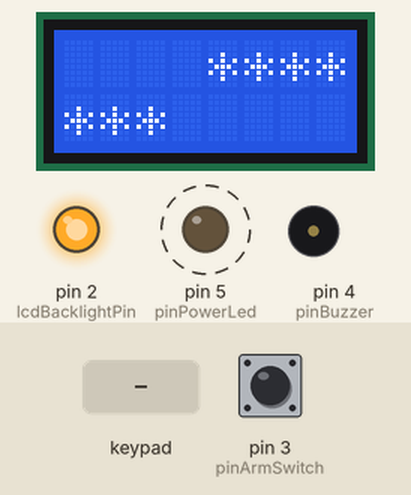
Simulated run of this program. Board: Arduino Nano, built with avr-gcc and run on an emulated ATmega328P. Shown: 8×2 character LCD, output pins drawn as LEDs (lit = HIGH), buzzer (waves = sounding). Dashed ring = blinking. The inputs (shaded band) are chosen by the test bench; at power-on: pin 3 (pinArmSwitch) HIGH. Sleep ends after the set time or at an interrupt; what the program prints to the serial monitor is not drawn.

Above: at 0.87 s.
1.3 s: keypad keys 1 3 9 7 2 2 2 pressed 0.4 s apart
At 4.23 s:
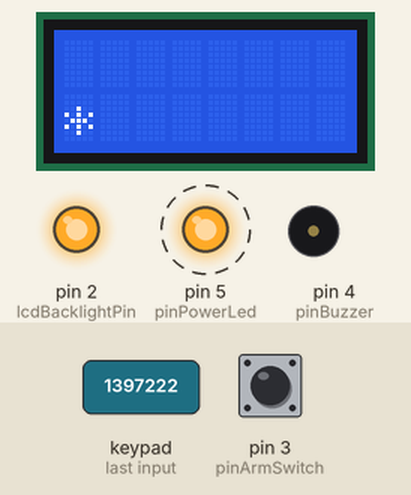
5.6 s: key '2' pressed
At 6.12 s:
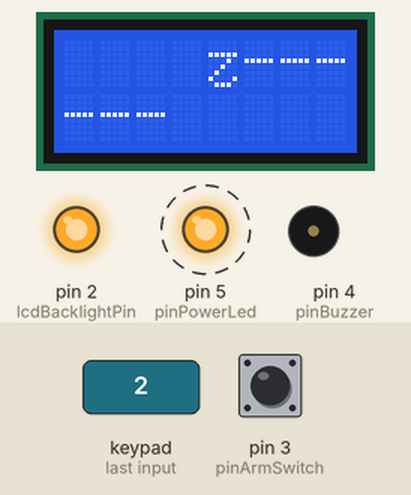
7.5 s: keypad keys 1 1 6 7 9 pressed 0.4 s apart
At 8.12 s:
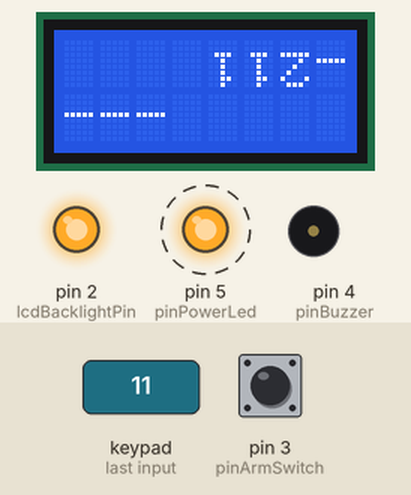
11.0 s: keypad keys 1 3 9 7 2 2 2 # pressed 0.4 s apart
At 11.62 s:
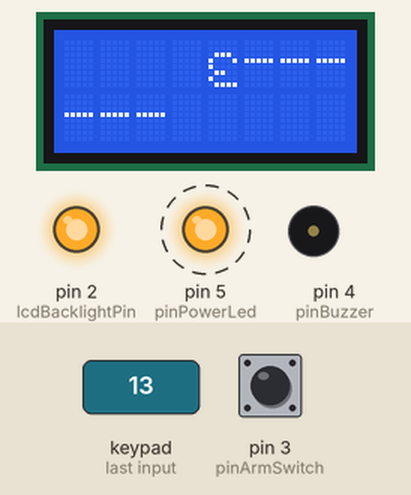
15.7 s: keypad keys 1 0 1 2 8 # pressed 0.4 s apart
At 17.12 s:
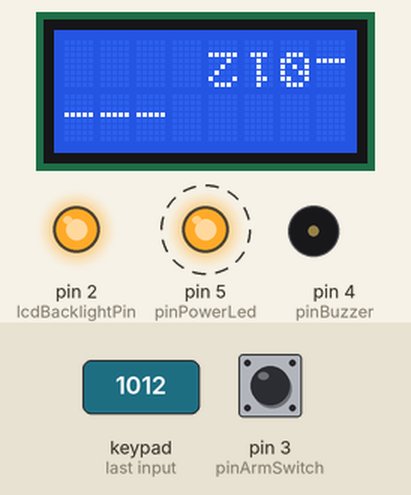
19.6 s: keypad keys * * * * * * * pressed 0.4 s apart
At 19.88 s:
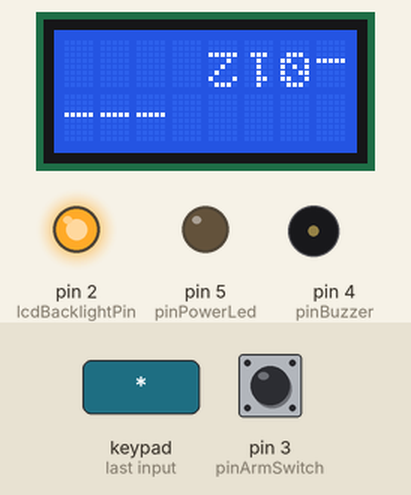
Timing chart, 0 to 45.4 s (numbered marks = the images above; inputs shaded):
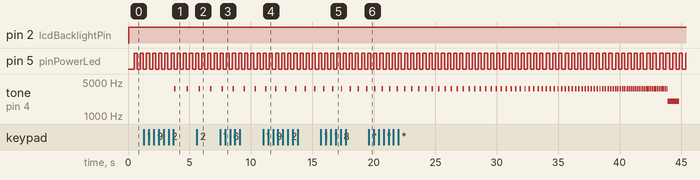

Measured:
- after the input at 1.3 s, tone on pin 4 (pinBuzzer): alternates 3600 Hz for 0.12 s and silent for 0.88 s, starting after 2.5 s; the display: first changes at once (image 1 shows a later state)
- after the input at 5.6 s, the display: changes at once (image 2)
- after the input at 7.5 s, the display: first changes at once (image 3 shows a later state)
- after the input at 11.0 s, the display: first changes at once (image 4 shows a later state)
- after the input at 15.7 s, the display: first changes after 0.07 s (image 5 shows a later state)
- after the input at 19.6 s, the display: changes at once (image 6)
- by itself, pin 5 (pinPowerLed): moves between LOW and HIGH, repeating every 8.1 s

The program:

main.cpp
```cpp
#include <Arduino.h>
#include <Keypad.h>
#include <LiquidCrystal.h>
#include <avr/sleep.h>
#include <avr/interrupt.h>
#include "SafeString.h"
#include "FlippedLCD.h"

// TODO - normal lcd orientation not working
#define LCD_FLIPPED

// general pins
const int pinArmSwitch = 3;
const int pinPowerLed = 5;
const int pinBuzzer = 4;

// inputs
unsigned long lastCheck = 0;
const unsigned long checkInterval = 5;

// states
enum State
{
  DISARMED,
  ARMED,
  TICKING,
  BLOWN,
  DEFUSED
};

State state = DISARMED;

// codes
const int codeLength = 7;
SafeString code = SafeString(codeLength + 1);       // code needed to defuse the bomb
SafeString defuseCode = SafeString(codeLength + 1); // defuse code entered;

// keypad
const byte ROWS = 4;
const byte COLS = 3;

byte rowPins[ROWS] = {11, 6, 7, 9};
byte colPins[COLS] = {10, 12, 8};

char keys[ROWS][COLS] = {
    {'1', '2', '3'},
    {'4', '5', '6'},
    {'7', '8', '9'},
    {'*', '0', '#'}};

Keypad keypad = Keypad(makeKeymap(keys), rowPins, colPins, ROWS, COLS);

// lcd pins
const int lcdRsPin = A4;
const int lcdEPin = A5;
const int lcdD4Pin = A3;
const int lcdD5Pin = A2;
const int lcdD6Pin = A1;
const int lcdD7Pin = A0;
const int lcdBacklightPin = 2;
const unsigned int lcdTimeoutDelay = 5000; // lcd timeout delay in ms

// lcd
LiquidCrystal lcd(lcdRsPin, lcdEPin, lcdD4Pin, lcdD5Pin, lcdD6Pin, lcdD7Pin);
#ifdef LCD_FLIPPED
FlippedLCD fLCD(lcd);
#endif

// beeps
// TODO - frequency hz
const unsigned int beepDuration = 120;       // the beep duration in ms (beeps in cs last 120ms)
const unsigned int blowingBeepDuration = 40; // the beep duration when blowing in ms (blowing beeps in cs last 40ms)
const int countDownBeepsFreq = 3600;         // beep frequency in hz
const unsigned long fTimerMax = 40000;       // max timer until detonation in ms
const int blowingBeepsFreq = 2000;           // blowing beep frequency in hz
const int blowingBeepsDelay = 80;            // blowing beep delay
const int blowingBeepsMax = 12;              // final beeps after relay sound before bomb blows

unsigned long lastBlink = 0;
const unsigned long blinkDelay = 500;
const unsigned long blinkDuration = 250;

/// @brief power led, always blinks when there is power
void blinkPowerLed()
{
  if (millis() - lastBlink >= blinkDelay)
  {
    digitalWrite(pinPowerLed, HIGH);
    lastBlink = millis();
  }
  else if (millis() - lastBlink >= blinkDuration)
  {
    digitalWrite(pinPowerLed, LOW);
  }
}

inline void lcdSetCursor(int col, int row)
{
#ifndef LCD_FLIPPED
  lcd.setCursor(col, row);
#else
  fLCD.setCursor(col, row);
#endif
}

inline void lcdPrint(const char ch, int col, int row)
{
#ifndef LCD_FLIPPED
  lcdSetCursor(col, row);
  lcd.print(ch);
#else
  fLCD.printFlipped(ch, col, row);
#endif
}

inline void lcdPrint(const char str[])
{
#ifndef LCD_FLIPPED
  lcd.print(str);
#else
  fLCD.printFlipped(str);
#endif
}

inline void lcdOff()
{
  digitalWrite(lcdBacklightPin, LOW);
}

inline void lcdOn()
{
  digitalWrite(lcdBacklightPin, HIGH);
  Serial.println("lcd on");
}

unsigned long lcdLastOn = 0;

inline void setLcdLastOn() {
  lcdLastOn = millis();
}

void lcdTimeout() {
  if (millis() - lcdLastOn >= lcdTimeoutDelay) lcdOff();
}


/// @brief maps keypad input to string passed as argument
/// @param string
/// @return
bool inputKey(SafeString &string)
{
  char key = keypad.getKey();

  if (key)
  {
    if (key != '*' && key != '#' && string.length() < codeLength) // append char
    {
      if (string.length() == 0)
        lcd.clear();

      string.appendChar(key); // append the character to the stored code
      Serial.println("key pressed: " + String(key));
    }
    else if (key == '*' && string.length() > 0) // clear char
    {
      string.deleteLast();
    }

    SafeString output(16);
    for (int i = 0; i < 7; i++)
    {
      if (i < 7 - string.length())
        output.appendChar('-'); // append dashes up to the entered text
      else
        output.appendChar(string.getData()[i - (7 - string.length())]); // append entered code after the dashes
    }

    lcdSetCursor(5, 0);
    lcdPrint(output.getData()); // print the pressed key
  }

  return false;
}

/// @brief prints asterisks as a code placeholder
inline void printCodePlaceholder()
{
  lcd.clear();
  lcdSetCursor(5, 0);  // center it
  lcdPrint("*******"); // print asterisks
  lcdSetCursor(0, 0);
}

void armed()
{
  Serial.println("ARMED");
  code.clear(); // clear entered code

  bool codeEntered = true;

  while (state == ARMED)
  {
    unsigned long now = millis();

    if (now - lastCheck >= checkInterval)
    {
      inputKey(code);
      if (code.length() > 0)
        codeEntered = true;
      else if (code.length() == 0 && codeEntered) // check if code has been entered and cleared
      {
        printCodePlaceholder(); // print asterisks
        codeEntered = false;
      }

      if (code.length() == codeLength)
      {
        // printCodePlaceholder();
        state = TICKING; // code is 7 characters so we start the timer
        Serial.println("starting timer :3");
        return;
      }

      if (digitalRead(pinArmSwitch) == LOW)
        state = DISARMED;
    }

    blinkPowerLed();
  }
}

void ticking()
{
  float fLastBeep = 0; // time of last beep in ms
  unsigned long startTime = millis();
  unsigned long fTimer = millis() - startTime; // current timer in ms
  int blowingBeeps = 0;                        // final blowing beeps sounded

  defuseCode.clear(); // clear entered code

  float fDelay = 0;

  const int movingDelay = 50;
  const int minMoveCounter = 0;
  const int maxMoveCounter = 15;
  int lastMoved = millis();
  int moveCounter = 0;
  bool moveRight = true;

  while (state == TICKING)
  {
    if ((fTimer - fLastBeep) >= fDelay)
    {
      float fComplete = 1.0 - (float)fTimer / float(fTimerMax); // percentage completion
      float fFreq = max(0.1 + 0.9 * fComplete, 0.15);           // frequency of the beeps
      fDelay = fFreq * 1000;                                    // delay in ms
      Serial.println(String(fComplete) + " " + String(fFreq) + " " + String(fDelay));

      tone(pinBuzzer, countDownBeepsFreq, beepDuration);                                                 // beep
      Serial.println("beep " + String(fTimer) + " time since last beep: " + String(fTimer - fLastBeep)); // for debugging
      fLastBeep = fTimer;

      // boom
      if (fTimer >= fTimerMax) // timer expired
      {
        lcd.clear();
        lcdSetCursor(2, 0);
        lcdPrint("BYE BYE :3");

        // final blowing beeps
        while (blowingBeeps < blowingBeepsMax)
        {
          tone(pinBuzzer, blowingBeepsFreq, blowingBeepDuration);
          blowingBeeps++;
          delay(blowingBeepsDelay);
          blinkPowerLed();
        }
        state = BLOWN;
        setLcdLastOn();
        return;
      }
    }

    inputKey(defuseCode);

    if (defuseCode.length() == 0 && millis() - lastMoved >= movingDelay) // move placeholder across the screen like in cs
    {
      lcd.clear();
      lcdPrint('*', moveCounter, 0);
      lastMoved = millis();
      // moveCounter = (moveCounter + 1) % 9;

      // ping pong
      moveCounter += moveRight ? 1 : -1;
      if (moveCounter > maxMoveCounter)
      {
        moveRight = false;
        moveCounter = maxMoveCounter - 1;
      }
      if (moveCounter < minMoveCounter)
      {
        moveRight = true;
        moveCounter = minMoveCounter + 1;
      }
    }
    else if (defuseCode.length() == 7)
    {
      if (strcmp(defuseCode.getData(), code.getData()) == 0) // codes match
      {
        lcd.clear();
        lcdSetCursor(4, 0);
        lcdPrint("DEFUSED");
        state = DEFUSED;
        setLcdLastOn();
      }
      else // incorrect code entered
      {
        defuseCode.clear(); // clear entered code
        printCodePlaceholder();
      }
    }

    blinkPowerLed();
    fTimer = millis() - startTime; // current timer in ms
  }
}

volatile bool wakeUp = false;

void wakeISR() {
  wakeUp = true;
}

void enterSleep() {
  wakeUp = false;

  set_sleep_mode(SLEEP_MODE_PWR_DOWN);
  noInterrupts();

  sleep_enable();
  interrupts();
  sleep_cpu();

  sleep_disable();
}

void setup()
{
  Serial.begin(9600);
  lcd.begin(LCD_COLS, LCD_ROWS);
  lcdPrint("hi :3");
  pinMode(pinArmSwitch, INPUT);
  pinMode(pinPowerLed, OUTPUT);
  pinMode(pinBuzzer, OUTPUT);
  pinMode(lcdBacklightPin, OUTPUT);
  attachInterrupt(digitalPinToInterrupt(pinArmSwitch), wakeISR, RISING);
}

void loop()
{
  switch (state)
  {
  case DISARMED:
    lcd.clear(); // clear lcd
    lcdOff();
    if (digitalRead(pinArmSwitch) == HIGH) // check arm switch
    {
      state = ARMED;
      lcdOn();
    }
    enterSleep();
    break;
  case ARMED:
    armed();
    break;
  case TICKING:
    ticking();
    break;
  case BLOWN:
    if (digitalRead(pinArmSwitch) == LOW) // have to flip switch off and on to arm it again
      state = DISARMED;
    lcdTimeout();
    break;
  case DEFUSED:
    if (digitalRead(pinArmSwitch) == LOW) // have to flip switch off and on to arm it again
      state = DISARMED;
    lcdTimeout();
    break;
  }

  blinkPowerLed();
  delay(50);
}
```

FlippedChars.cpp
```cpp
#include "FlippedChars.h"

uint8_t FLIPPED_A[8] = {0b00000, 0b00000, 0b10001, 0b10001, 0b11111, 0b01010, 0b01010, 0b00100};
uint8_t FLIPPED_B[8] = {0b00000, 0b00000, 0b01111, 0b10001, 0b10001, 0b01111, 0b10001, 0b01111};
uint8_t FLIPPED_C[8] = {0b00000, 0b00000, 0b01110, 0b10001, 0b00001, 0b00001, 0b10001, 0b01110};
uint8_t FLIPPED_D[8] = {0b00000, 0b00000, 0b00111, 0b01001, 0b10001, 0b10001, 0b01001, 0b00111};
uint8_t FLIPPED_E[8] = {0b00000, 0b00000, 0b11111, 0b00001, 0b00001, 0b01111, 0b00001, 0b11111};
uint8_t FLIPPED_F[8] = {0b00000, 0b00000, 0b00001, 0b00001, 0b00001, 0b01111, 0b00001, 0b11111};
uint8_t FLIPPED_G[8] = {0b00000, 0b00000, 0b01110, 0b10001, 0b11101, 0b00001, 0b10001, 0b01110};
uint8_t FLIPPED_H[8] = {0b00000, 0b00000, 0b10001, 0b10001, 0b10001, 0b11111, 0b10001, 0b10001};
uint8_t FLIPPED_I[8] = {0b00000, 0b00000, 0b01110, 0b00100, 0b00100, 0b00100, 0b00100, 0b01110};
uint8_t FLIPPED_J[8] = {0b00000, 0b00000, 0b00110, 0b01001, 0b01000, 0b01000, 0b01000, 0b11100};
uint8_t FLIPPED_K[8] = {0b00000, 0b00000, 0b10001, 0b10001, 0b01001, 0b00111, 0b01001, 0b10001};
uint8_t FLIPPED_L[8] = {0b00000, 0b00000, 0b11111, 0b00001, 0b00001, 0b00001, 0b00001, 0b00001};
uint8_t FLIPPED_M[8] = {0b00000, 0b00000, 0b10001, 0b10001, 0b10101, 0b10101, 0b11011, 0b10001};
uint8_t FLIPPED_N[8] = {0b00000, 0b00000, 0b10001, 0b10001, 0b11001, 0b10101, 0b10011, 0b10001};
uint8_t FLIPPED_O[8] = {0b00000, 0b00000, 0b01110, 0b10001, 0b10001, 0b10001, 0b10001, 0b01110};
uint8_t FLIPPED_P[8] = {0b00000, 0b00000, 0b00001, 0b00001, 0b01111, 0b10001, 0b10001, 0b01111};
uint8_t FLIPPED_Q[8] = {0b00000, 0b00000, 0b11110, 0b11001, 0b10001, 0b10001, 0b10001, 0b01110};
uint8_t FLIPPED_R[8] = {0b00000, 0b00000, 0b10001, 0b01001, 0b01111, 0b10001, 0b10001, 0b01111};
uint8_t FLIPPED_S[8] = {0b00000, 0b00000, 0b01111, 0b10000, 0b10000, 0b01110, 0b00001, 0b11110};
uint8_t FLIPPED_T[8] = {0b00000, 0b00000, 0b00100, 0b00100, 0b00100, 0b00100, 0b00100, 0b11111};
uint8_t FLIPPED_U[8] = {0b00000, 0b00000, 0b01110, 0b10001, 0b10001, 0b10001, 0b10001, 0b10001};
uint8_t FLIPPED_V[8] = {0b00000, 0b00000, 0b00100, 0b01010, 0b10001, 0b10001, 0b10001, 0b10001};
uint8_t FLIPPED_W[8] = {0b00000, 0b00000, 0b10001, 0b11011, 0b10101, 0b10101, 0b10001, 0b10001};
uint8_t FLIPPED_X[8] = {0b00000, 0b00000, 0b10001, 0b01010, 0b00100, 0b00100, 0b01010, 0b10001};
uint8_t FLIPPED_Y[8] = {0b00000, 0b00000, 0b00100, 0b00100, 0b00100, 0b01010, 0b10001, 0b10001};
uint8_t FLIPPED_Z[8] = {0b00000, 0b00000, 0b11111, 0b00001, 0b00010, 0b00100, 0b01000, 0b11111};

// ===== Digits 0–9 =====
uint8_t FLIPPED_0[8] = {0b00000, 0b00000, 0b01110, 0b11001, 0b10101, 0b10011, 0b11001, 0b01110};
uint8_t FLIPPED_1[8] = {0b00000, 0b00000, 0b01110, 0b00100, 0b00100, 0b00100, 0b00110, 0b00100};
uint8_t FLIPPED_2[8] = {0b00000, 0b00000, 0b11111, 0b00010, 0b00100, 0b01000, 0b10001, 0b01110};
uint8_t FLIPPED_3[8] = {0b00000, 0b00000, 0b01110, 0b10001, 0b10000, 0b01100, 0b10000, 0b01111};
uint8_t FLIPPED_4[8] = {0b00000, 0b00000, 0b01000, 0b01000, 0b11111, 0b01010, 0b01100, 0b01000};
uint8_t FLIPPED_5[8] = {0b00000, 0b00000, 0b01110, 0b10001, 0b10000, 0b01111, 0b00001, 0b11111};
uint8_t FLIPPED_6[8] = {0b00000, 0b00000, 0b01110, 0b10001, 0b01111, 0b00001, 0b00010, 0b01100};
uint8_t FLIPPED_7[8] = {0b00000, 0b00000, 0b00010, 0b00010, 0b00100, 0b01000, 0b10000, 0b11111};
uint8_t FLIPPED_8[8] = {0b00000, 0b00000, 0b01110, 0b10001, 0b10001, 0b01110, 0b10001, 0b01110};
uint8_t FLIPPED_9[8] = {0b00000, 0b00000, 0b00110, 0b01000, 0b10000, 0b11110, 0b10001, 0b01110};

// ===== Symbols =====
uint8_t FLIPPED_STAR[8] = {0b00000, 0b00000, 0b00100, 0b10101, 0b01110, 0b10101, 0b00100, 0b00000};
uint8_t FLIPPED_UNDERSCORE[8] = {0b00000, 0b00000, 0b11111, 0b00000, 0b00000, 0b00000, 0b00000, 0b00000};
uint8_t FLIPPED_DASH[8] = {0b00000, 0b00000, 0b00000, 0b11111, 0b00000, 0b00000, 0b00000, 0b00000};
uint8_t FLIPPED_COLON[8] = {0b00000, 0b00000, 0b00100, 0b00000, 0b00000, 0b00100, 0b00000, 0b00000};
```

FlippedChars.h
```cpp
#pragma once
#include <Arduino.h>

// Letters A–Z
extern uint8_t FLIPPED_A[8];
extern uint8_t FLIPPED_B[8];
extern uint8_t FLIPPED_C[8];
extern uint8_t FLIPPED_D[8];
extern uint8_t FLIPPED_E[8];
extern uint8_t FLIPPED_F[8];
extern uint8_t FLIPPED_G[8];
extern uint8_t FLIPPED_H[8];
extern uint8_t FLIPPED_I[8];
extern uint8_t FLIPPED_J[8];
extern uint8_t FLIPPED_K[8];
extern uint8_t FLIPPED_L[8];
extern uint8_t FLIPPED_M[8];
extern uint8_t FLIPPED_N[8];
extern uint8_t FLIPPED_O[8];
extern uint8_t FLIPPED_P[8];
extern uint8_t FLIPPED_Q[8];
extern uint8_t FLIPPED_R[8];
extern uint8_t FLIPPED_S[8];
extern uint8_t FLIPPED_T[8];
extern uint8_t FLIPPED_U[8];
extern uint8_t FLIPPED_V[8];
extern uint8_t FLIPPED_W[8];
extern uint8_t FLIPPED_X[8];
extern uint8_t FLIPPED_Y[8];
extern uint8_t FLIPPED_Z[8];

// Digits 0–9
extern uint8_t FLIPPED_0[8];
extern uint8_t FLIPPED_1[8];
extern uint8_t FLIPPED_2[8];
extern uint8_t FLIPPED_3[8];
extern uint8_t FLIPPED_4[8];
extern uint8_t FLIPPED_5[8];
extern uint8_t FLIPPED_6[8];
extern uint8_t FLIPPED_7[8];
extern uint8_t FLIPPED_8[8];
extern uint8_t FLIPPED_9[8];

// Symbols
extern uint8_t FLIPPED_STAR[8];
extern uint8_t FLIPPED_UNDERSCORE[8];
extern uint8_t FLIPPED_DASH[8];
extern uint8_t FLIPPED_COLON[8];
```

SafeString.cpp
```cpp
#include "SafeString.h"

SafeString::SafeString(int size) {
    capacity = size;
    data = new char[capacity];
    data[0] = '\0';
    len = 0;
}

SafeString::~SafeString() {
    delete[] data;
}

void SafeString::appendChar(char c) {
    if (len < capacity - 1) {
        data[len] = c;
        data[len + 1] = '\0';
        len++;
    }
}

void SafeString::deleteLast() {
    if (len > 0) {
        len--;
        data[len] = '\0';
    }
}

void SafeString::clear() {
    data[0] = '\0';
    len = 0;
}

int SafeString::length() {
    return len;
}

const char* SafeString::getData() {
    return data;
}
```

SafeString.h
```cpp
#ifndef SAFESTRING_H
#define SAFESTRING_H

class SafeString {
    private:
        char* data;
        int capacity;
        int len;

    public:
    SafeString(int size);
    ~SafeString();

    void appendChar(char c);
    void deleteLast();
    void clear();
    int length();
    const char* getData();
};

#endif
```

FlippedLCD.h
```cpp
#ifndef FLIPPED_LCD_H
#define FLIPPED_LCD_H

#include <Arduino.h>
#include <LiquidCrystal.h>
#include "FlippedChars.h"

#define MAX_SLOTS 8
#define LCD_COLS 8
#define LCD_ROWS 2

class FlippedLCD
{
public:
    FlippedLCD(LiquidCrystal &lcdInstance);

    void printFlipped(const char *str);
    void printFlipped(char ch, int col, int row);
    void setCursor(uint8_t col, uint8_t row);
    void flipBitmap(const uint8_t in[8], uint8_t out[8]);
    void incrementCol();

private:
    LiquidCrystal &lcd;
    char slot[MAX_SLOTS];

    const uint8_t *getBitmap(char c);
    uint8_t col;
    uint8_t row;
};

#endif
```

Source omitted: FlippedLCD.cpp (4348 bytes)
